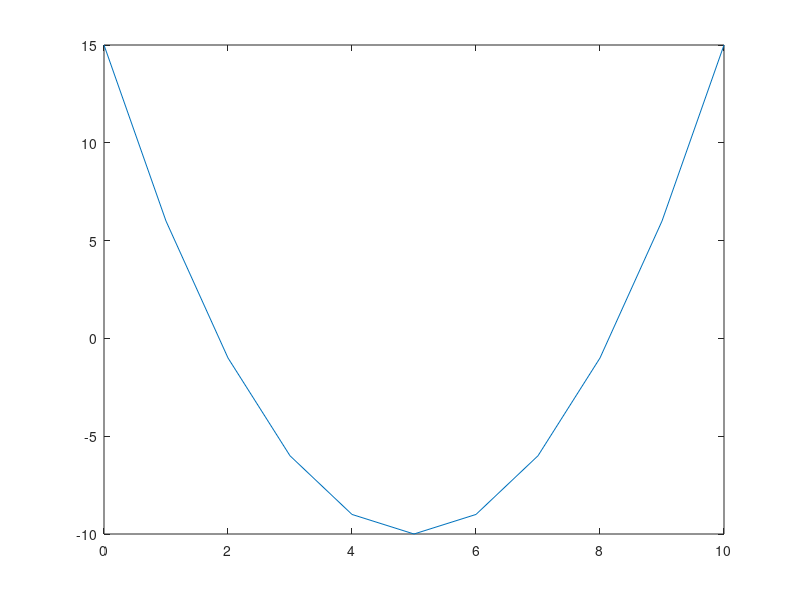
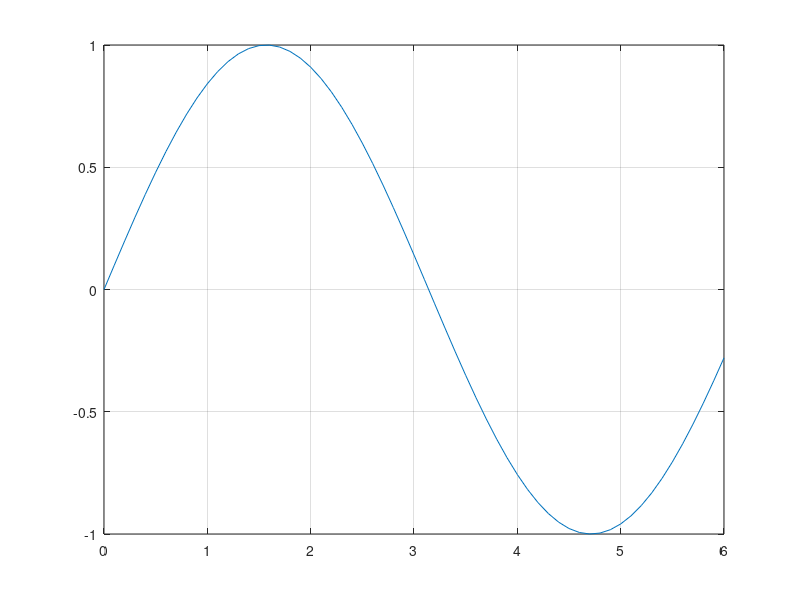
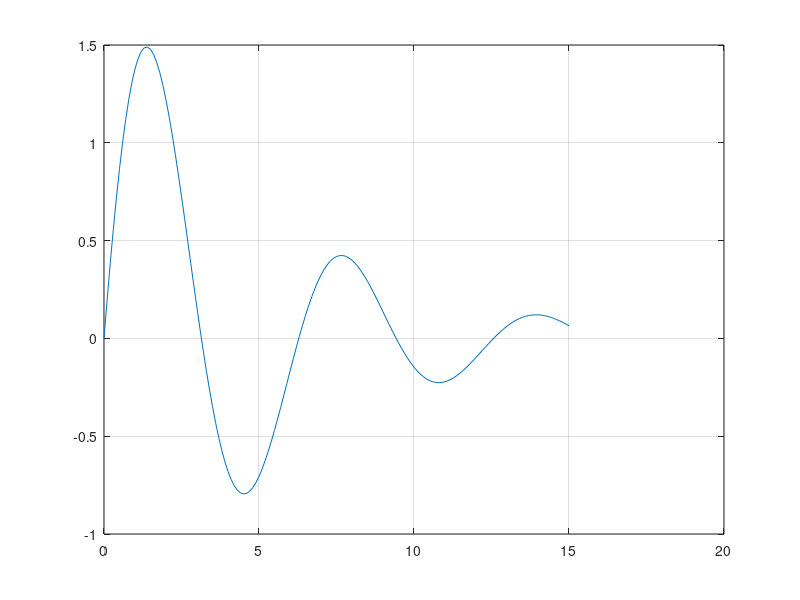

Write the MATLAB code that produced these figures, in order.
x = 0:1:10;

y = x.^2 - 10.*x + 15;

plot(x,y)



%--------------------------------------------------------
% Plot sine graph


x = 0:0.1:6;

y = sin(x);
figure
plot(x, y)
grid on


%------------------------------------------------------------

x = 0:0.1:15;
y = 2 * sin(x) .* exp(-0.2 * x)

figure
plot(x,y)
grid on